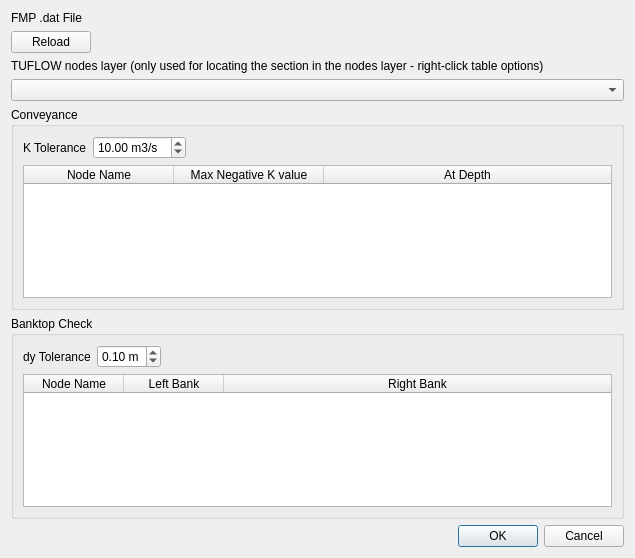
<?xml version="1.0" encoding="UTF-8"?>
<ui version="4.0">
 <class>FmpSectionPropertyCheckDialog</class>
 <widget class="QDialog" name="FmpSectionPropertyCheckDialog">
  <property name="geometry">
   <rect>
    <x>0</x>
    <y>0</y>
    <width>635</width>
    <height>558</height>
   </rect>
  </property>
  <property name="windowTitle">
   <string>Check FMP Model Sections</string>
  </property>
  <layout class="QVBoxLayout" name="verticalLayout_4">
   <item>
    <layout class="QHBoxLayout" name="horizontalLayout_4">
     <item>
      <widget class="QLabel" name="label">
       <property name="text">
        <string>FMP .dat File</string>
       </property>
      </widget>
     </item>
     <item>
      <widget class="QgsFileWidget" name="datFileWidget">
       <property name="filter">
        <string>*.dat</string>
       </property>
      </widget>
     </item>
    </layout>
   </item>
   <item>
    <layout class="QHBoxLayout" name="horizontalLayout">
     <item>
      <widget class="QPushButton" name="datFileReloadBtn">
       <property name="text">
        <string>Reload</string>
       </property>
      </widget>
     </item>
     <item>
      <spacer name="horizontalSpacer">
       <property name="orientation">
        <enum>Qt::Horizontal</enum>
       </property>
       <property name="sizeHint" stdset="0">
        <size>
         <width>40</width>
         <height>20</height>
        </size>
       </property>
      </spacer>
     </item>
    </layout>
   </item>
   <item>
    <layout class="QVBoxLayout" name="verticalLayout_3">
     <item>
      <widget class="QLabel" name="label_3">
       <property name="text">
        <string>TUFLOW nodes layer (only used for locating the section in the nodes layer - right-click table options)</string>
       </property>
      </widget>
     </item>
     <item>
      <widget class="QgsMapLayerComboBox" name="fmpNodesLayerCbox"/>
     </item>
    </layout>
   </item>
   <item>
    <widget class="QGroupBox" name="conveyanceGroupBox">
     <property name="title">
      <string>Conveyance</string>
     </property>
     <layout class="QVBoxLayout" name="verticalLayout">
      <item>
       <layout class="QHBoxLayout" name="horizontalLayout_2">
        <item>
         <widget class="QLabel" name="label_2">
          <property name="text">
           <string>K Tolerance</string>
          </property>
         </widget>
        </item>
        <item>
         <widget class="QgsDoubleSpinBox" name="kTolSpinbox">
          <property name="suffix">
           <string> m3/s</string>
          </property>
          <property name="maximum">
           <double>500.000000000000000</double>
          </property>
          <property name="singleStep">
           <double>10.000000000000000</double>
          </property>
          <property name="value">
           <double>10.000000000000000</double>
          </property>
         </widget>
        </item>
        <item>
         <spacer name="horizontalSpacer_2">
          <property name="orientation">
           <enum>Qt::Horizontal</enum>
          </property>
          <property name="sizeHint" stdset="0">
           <size>
            <width>40</width>
            <height>20</height>
           </size>
          </property>
         </spacer>
        </item>
       </layout>
      </item>
      <item>
       <widget class="QTableWidget" name="negativeConveyanceTable">
        <attribute name="horizontalHeaderDefaultSectionSize">
         <number>150</number>
        </attribute>
        <attribute name="horizontalHeaderMinimumSectionSize">
         <number>150</number>
        </attribute>
        <attribute name="horizontalHeaderStretchLastSection">
         <bool>true</bool>
        </attribute>
        <column>
         <property name="text">
          <string>Node Name</string>
         </property>
        </column>
        <column>
         <property name="text">
          <string>Max Negative K value</string>
         </property>
        </column>
        <column>
         <property name="text">
          <string>At Depth</string>
         </property>
        </column>
       </widget>
      </item>
     </layout>
    </widget>
   </item>
   <item>
    <widget class="QGroupBox" name="groupBox">
     <property name="title">
      <string>Banktop Check</string>
     </property>
     <layout class="QVBoxLayout" name="verticalLayout_2">
      <item>
       <layout class="QHBoxLayout" name="horizontalLayout_3">
        <item>
         <widget class="QLabel" name="label_4">
          <property name="text">
           <string>dy Tolerance</string>
          </property>
         </widget>
        </item>
        <item>
         <widget class="QgsDoubleSpinBox" name="bankDyToleranceSpinbox">
          <property name="suffix">
           <string> m</string>
          </property>
          <property name="minimum">
           <double>0.010000000000000</double>
          </property>
          <property name="maximum">
           <double>1.000000000000000</double>
          </property>
          <property name="singleStep">
           <double>0.100000000000000</double>
          </property>
          <property name="value">
           <double>0.100000000000000</double>
          </property>
         </widget>
        </item>
        <item>
         <spacer name="horizontalSpacer_3">
          <property name="orientation">
           <enum>Qt::Horizontal</enum>
          </property>
          <property name="sizeHint" stdset="0">
           <size>
            <width>40</width>
            <height>20</height>
           </size>
          </property>
         </spacer>
        </item>
       </layout>
      </item>
      <item>
       <widget class="QTableWidget" name="banktopCheckTable">
        <attribute name="horizontalHeaderStretchLastSection">
         <bool>true</bool>
        </attribute>
        <column>
         <property name="text">
          <string>Node Name</string>
         </property>
        </column>
        <column>
         <property name="text">
          <string>Left Bank</string>
         </property>
        </column>
        <column>
         <property name="text">
          <string>Right Bank</string>
         </property>
        </column>
       </widget>
      </item>
     </layout>
    </widget>
   </item>
   <item>
    <layout class="QHBoxLayout" name="horizontalLayout_5">
     <item>
      <widget class="QLabel" name="statusLabel">
       <property name="text">
        <string/>
       </property>
      </widget>
     </item>
     <item>
      <widget class="QDialogButtonBox" name="buttonBox">
       <property name="orientation">
        <enum>Qt::Horizontal</enum>
       </property>
       <property name="standardButtons">
        <set>QDialogButtonBox::Cancel|QDialogButtonBox::Ok</set>
       </property>
      </widget>
     </item>
    </layout>
   </item>
  </layout>
 </widget>
 <customwidgets>
  <customwidget>
   <class>QgsDoubleSpinBox</class>
   <extends>QDoubleSpinBox</extends>
   <header>qgsdoublespinbox.h</header>
  </customwidget>
  <customwidget>
   <class>QgsFileWidget</class>
   <extends>QWidget</extends>
   <header>qgsfilewidget.h</header>
  </customwidget>
  <customwidget>
   <class>QgsMapLayerComboBox</class>
   <extends>QComboBox</extends>
   <header>qgsmaplayercombobox.h</header>
  </customwidget>
 </customwidgets>
 <resources/>
 <connections>
  <connection>
   <sender>buttonBox</sender>
   <signal>accepted()</signal>
   <receiver>FmpSectionPropertyCheckDialog</receiver>
   <slot>accept()</slot>
   <hints>
    <hint type="sourcelabel">
     <x>248</x>
     <y>254</y>
    </hint>
    <hint type="destinationlabel">
     <x>157</x>
     <y>274</y>
    </hint>
   </hints>
  </connection>
  <connection>
   <sender>buttonBox</sender>
   <signal>rejected()</signal>
   <receiver>FmpSectionPropertyCheckDialog</receiver>
   <slot>reject()</slot>
   <hints>
    <hint type="sourcelabel">
     <x>316</x>
     <y>260</y>
    </hint>
    <hint type="destinationlabel">
     <x>286</x>
     <y>274</y>
    </hint>
   </hints>
  </connection>
 </connections>
</ui>
